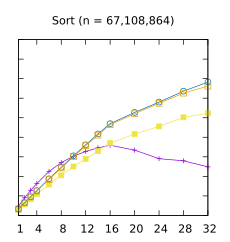

Write the gnuplot code that produced this figure.
set title "Sort (n = 67,108,864)"
set terminal pdf size 2.3,2.43
set output "./results/Sort_n___67,108,864.pdf"
set key off
set xrange [1:32]
set xtics (1, 4, 8, 12, 16, 20, 24, 28, 32)
set yrange [0:18]
set format y ""
plot './results/Sort_n___67,108,864.dat' using 1:2 title "Sequential partition" ls 9 lw 1 pointsize 0.6 with linespoints, \
  './results/Sort_n___67,108,864.dat' using 1:3 title "Work stealing" ls 5 lw 1 pointsize 0.6 with linespoints, \
  './results/Sort_n___67,108,864.dat' using 1:4 title "Our" ls 6 lw 1 pointsize 0.7 with linespoints, \
  './results/Sort_n___67,108,864.dat' using 1:5 title "Our (specialized loop)" ls 4 lw 1 pointsize 0.7 with linespoints
